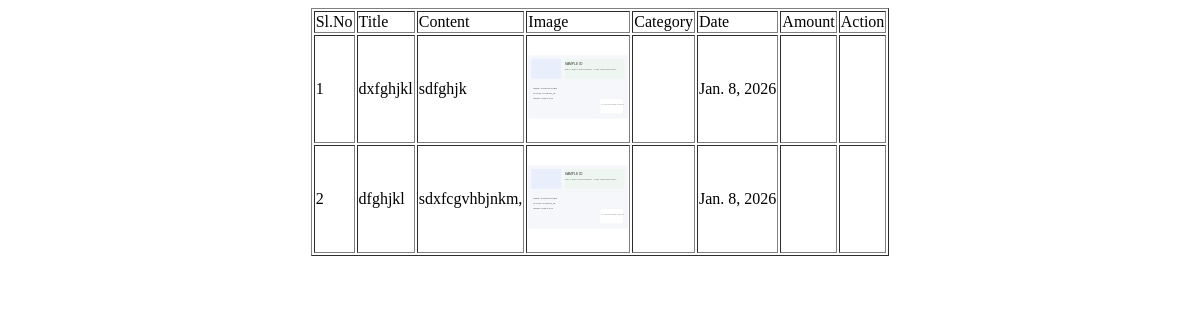
The page /User/MyNews/ (signed in) on the database as committed earlier.
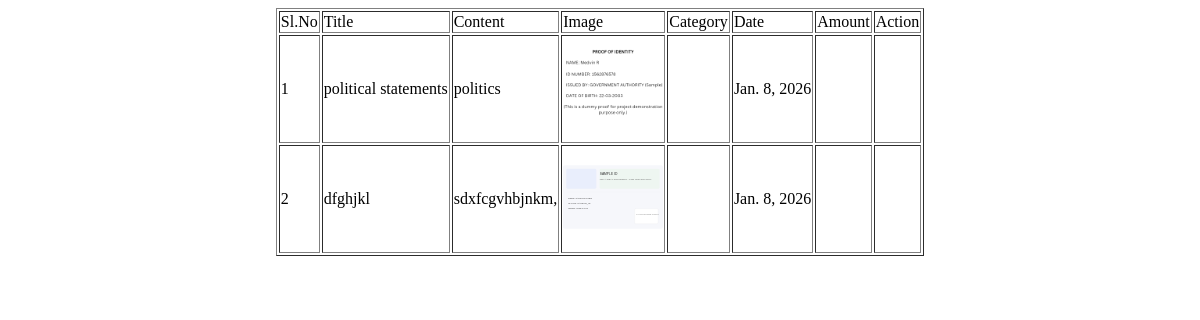
The same page on the database as committed later.
### Reporter/models.py (models this page shows)
class tbl_news(models.Model):
    news_title=models.CharField(max_length=50)
    news_content=models.CharField(max_length=50)
    news_image=models.FileField(upload_to="Assets/news/")
    news_date=models.DateField(auto_now_add=True)
    news_status=models.IntegerField(default=0)
    subcategory=models.ForeignKey(tbl_subcategory,on_delete=models.CASCADE,null=True)
    user=models.ForeignKey(tbl_user,on_delete=models.CASCADE,null=True)
    reporter=models.ForeignKey(tbl_reporter,on_delete=models.CASCADE,null=True)
    verifier=models.ForeignKey(tbl_verifier,on_delete=models.CASCADE,null=True)

### User/views.py (the view)
# urls.py: path('MyNews/',views.MyNews,name="MyNews"),
def MyNews(request):
    if "uid" in request.session:
        newsdata = tbl_news.objects.filter(user=request.session['uid'],news_status__gte=1).exclude(news_status=2)
        return render(request,'User/MyNews.html',{'newsdata':newsdata})
    else:
        return render(request,'Guest/Login.html')

### User/Templates/User/MyNews.html (shortened to what this page needs)
<!DOCTYPE html>
<html lang="en">
<head>
</head>
<body>
    <form action="" method="post" enctype="multipart/form-data">
        <table border="1" align="center">
            <tr>
                <td>Sl.No</td>
                <td>Title</td>
                <td>Content</td>
                <td>Image</td>
                <td>Category</td>
                <td>Date</td>
                <td>Amount</td>
                <td>Action</td>
            </tr>
            {% for i in newsdata %}
            <tr>
                <td>{{forloop.counter}}</td>
                <td>{{i.news_title}}</td>
                <td>{{i.news_content}}</td>
                <td><img src="{{i.news_image.url}}" alt="" width="100" height="100" alt=""></td>
                <td>{{i.category.category_name}}</td>
                <td>{{i.news_date}}</td>
                <td>{{i.payment_amount}}</td>
                <td></td>
            </tr>
            {% endfor %}
        </table>
    </form>
</body>
</html>

Rows that differ between the two databases and show on the page:
changed tbl_news: news_title "dxfghjkl" → "political statements"; news_content "sdfghjk" → "politics"; news_image: a different picture
